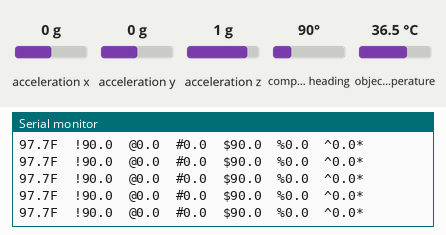
Recording of a sketch running on a simulated Arduino Uno, built with avr-gcc and run on an emulated ATmega328P. Parts: the last lines printed to the serial monitor. The test bench sets the inputs (shaded band); at power-on: object temperature 36.5 °C, acceleration x 0 g, acceleration y 0 g, acceleration z 1 g, compass heading 90°.

Above: at 1.7 s.
1.8 s: object temperature set to 39 °C
At 2.16 s:
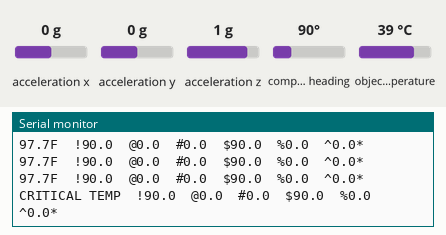
4.0 s: acceleration x set to -1.4 g
At 4.11 s:
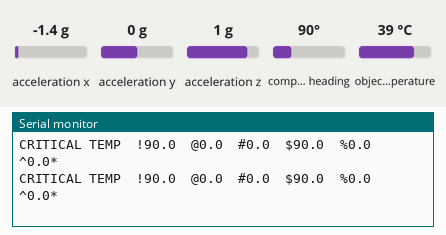
5.5 s: acceleration y set to -1.4 g
At 5.5 s:
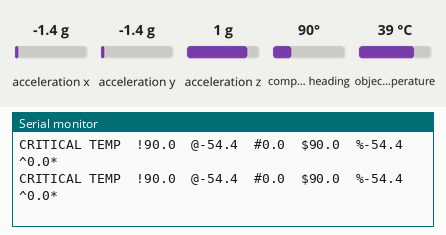
7.0 s: acceleration z set to -1.4 g
At 7.17 s:
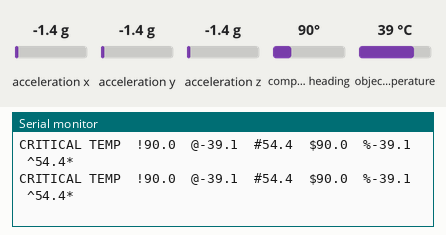
8.5 s: compass heading set to 7°
At 8.57 s:
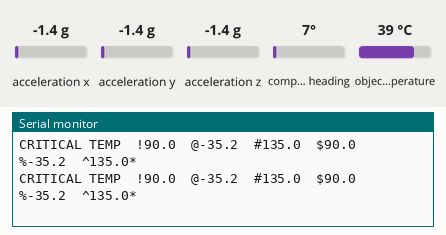
Timing chart, 0 to 11.0 s (numbered marks = the images above; inputs shaded):
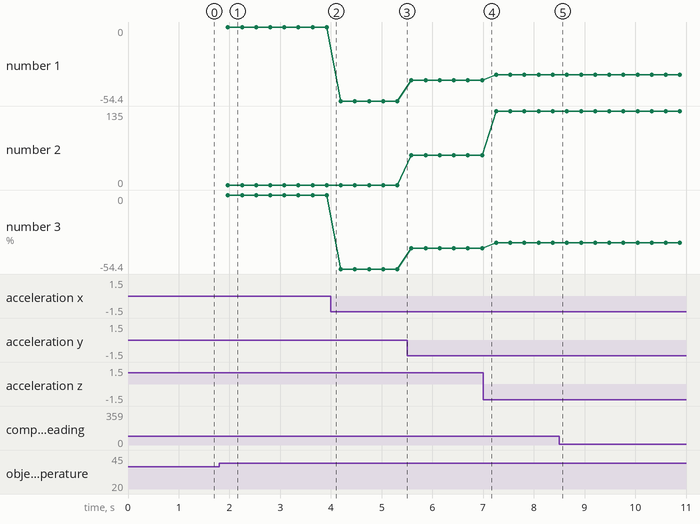

Measured:
- after the input at 1.8 s, the serial monitor: prints a new line after 0.17 s (image 1)
- plotted number 1: 0 → -54.4 after the input at 4.0 s, -54.4 → -39.1 after the input at 5.5 s, -39.1 → -35.2 after the input at 7.0 s
- plotted number 2: 0 → 54.4 after the input at 5.5 s, 54.4 → 135 after the input at 7.0 s
- plotted number 3: 0 → -54.4 after the input at 4.0 s, -54.4 → -39.1 after the input at 5.5 s, -39.1 → -35.2 after the input at 7.0 s

The sketch:

UCD_HyperLynx_sensorData.ino
```cpp
/**************************************************************
 * Program: UDC_HyperLynx_sensorData                          *
 * Author:  Patrick Tafoya                                    *
 * Purpose: Utilize I2C protocol to read and communicate      *
 *          data from the Pod low voltage control system.     *
 *          Sensors include:                                  *
 *            MLX90614 IR Thermometer (2)                     *
 *            BNO055 9-axis Abs. Orientation (2)              *
 *            BME280 Pressure Sensor (2)                      *
 *            AttoPilot Voltage and Current sensor (1)        *
 *************************************************************/
#include <Wire.h> //Arduino I2C
#include <Adafruit_Sensor.h>  //Adafruit Unified sensor library
#include <SparkFunMLX90614.h> //IR THERM
#include <Adafruit_BNO055.h>  //BNO055-IMU
#include <Adafruit_BME280.h>
#include <utility/imumaths.h>

#define IR_ID 0x5B
#define BME280_ADDRESS_A 0x77
#define BME280_ADDRESS_B 0x76

const int dataArraySize = 5;
const int lostConnectionAbort = 1000;
const int checkConnection = 10;

IRTherm IR_temp;  //Object for IR therm
Adafruit_BNO055 IMU_nose = Adafruit_BNO055(55, BNO055_ADDRESS_A); //Object for IMU_nose
Adafruit_BNO055 IMU_tail = Adafruit_BNO055(55, BNO055_ADDRESS_B); //Object for IMU_tail
//Adafruit_BME280 PV_1 = Adafruit_BME280(BME280_ADDRESS_A); //Object for pressure sensor in PV_1
//Adafruit_BME280 PV_2 = Adafruit_BME280(BME280_ADDRESS_B); //Object for pressure sensor in PV_2

//IR Therm
float rawTemp[dataArraySize] = {0};
float filteredTemp;
//BNO055 Nose
float noseX[dataArraySize] = {0};
float filteredNoseX;
float noseY[dataArraySize] = {0};
float filteredNoseY;
float noseZ[dataArraySize] = {0};
float filteredNoseZ;
//BNO055 Tail
float tailX[dataArraySize] = {0};
float filteredTailX;
float tailY[dataArraySize] = {0};
float filteredTailY;
float tailZ[dataArraySize] = {0};
float filteredTailZ;

//FUNCTION HEADER
float medianFilter(float unfilteredData[], int dataArraySize);
void sort(float a[], unsigned int arraySize);
void connectionLost(void);

void setup() {
  Serial.begin(115200);
  sensorSetup();
}

void loop() {
  int currentIndex = 0; //Set/reset index for median filter

  do{
    //Check connection to IR Thermometer
    if(IR_temp.read())
    {
      rawTemp[currentIndex] = IR_temp.object();
      filteredTemp = medianFilter(rawTemp, dataArraySize);
    }
    else{
      //If connection is lost, abort after 1s
      connectionLost();
    }
    sensors_event_t event;
    if(IMU_nose.getEvent(&event)){
      noseX[currentIndex] = (float)event.orientation.x;
      filteredNoseX = medianFilter(noseX, dataArraySize);
      noseY[currentIndex] = (float)event.orientation.y;
      filteredNoseY = medianFilter(noseY, dataArraySize);
      noseZ[currentIndex] = (float)event.orientation.z;
      filteredNoseZ = medianFilter(noseZ, dataArraySize);
    }
    if(IMU_tail.getEvent(&event)){
      tailX[currentIndex] = (float)event.orientation.x;
      filteredTailX = medianFilter(tailX, dataArraySize);
      tailY[currentIndex] = (float)event.orientation.y;
      filteredTailY = medianFilter(tailY, dataArraySize);
      tailZ[currentIndex] = (float)event.orientation.z;
      filteredTailZ = medianFilter(tailZ, dataArraySize);
    }
    currentIndex++;
    delay(10);
  }
  while(currentIndex < dataArraySize);

  if(filteredTemp > 101.0){
    Serial.print("CRITICAL TEMP");
  }
  else{
    Serial.print(filteredTemp, 1);
    Serial.print("F");
    }
  Serial.print("\t");
  Serial.print("!");//Processing Flag
  Serial.print(filteredNoseX, 1);
  Serial.print("\t");
  Serial.print("@");//Processing Flag
  Serial.print(filteredNoseY, 1);
  Serial.print("\t");
  Serial.print("#");//Processing Flag
  Serial.print(filteredNoseZ, 1);
  Serial.print("\t");
  Serial.print("$");//Processing Flag
  Serial.print(filteredTailX, 1);
  Serial.print("\t");
  Serial.print("%");//Processing Flag
  Serial.print(filteredTailY, 1);
  Serial.print("\t");
  Serial.print("^");//Processing Flag
  Serial.print(filteredTailZ, 1);
  Serial.println("*");//Processing Flag

  delay(200);
}

void sensorSetup(void)
 {
  if(!IMU_nose.begin()){
    Serial.println("Connection ERROR with IMU_nose");
    while(1);
    }
  else if(!IMU_tail.begin()){
    Serial.println("Connection ERROR with IMU_tail");
    while(1);
  }
  else if(!IR_temp.begin(IR_ID)){
    Serial.println("Connection ERROR with IR Therm");
    while(1);
  }
  /*
  else if(!PV_1.begin()){
    Serial.println("Connection ERROR with PV_1");
    while(1);
  }
  else if (!PV_2.begin()){
    Serial.println("Connection ERROR with PV_2");
    while(1);
  }
  /*
  else if(!analogRead(A0)){
    Serial.println("Connection ERROR with Voltage sensor");
  }
  else if(!analogRead(A1)){
    Serial.println("Connection ERROR with Current sensor");
  }*/
  else{
    IR_temp.setUnit(TEMP_F);
    Serial.println("All sensors Ready");
    delay(500);
  }
 }

 void sort(float a[], unsigned int arraySize){
  // implement sort

{
    //sort array in increasing numerical order
    //use to find median value
    for(int outer = 0; outer < arraySize; outer++)
    {
        for(int inner = 1; inner < arraySize; inner++)
        {
            if(a[outer] < a[inner])
            {
                int temp = a[outer];
                a[outer] = a[inner];
                a[inner] = temp;
            }
        }
    }
  }
}

float medianFilter(float unfilteredData[], int dataArraySize){
  // locally declare array to store filtered data
  float filteredData[dataArraySize];
  // copy the contents of rawData to filtered data
  // do not want to sort the unfiltered Data, it is read only
  for(int i = 0; i < dataArraySize; i++){
    filteredData[i] = unfilteredData[i];
  }
  // sort the filterData array elements into ascending order
  sort(filteredData, dataArraySize);
  // The median element is stored in the middle position
  return filteredData[2];
 }

void connectionLost(void){
  //Begin timer upon lost connection
  unsigned long timeStart = millis();
  sensors_event_t event;
  //Continue timer while checking for connection
  while(!IR_temp.read() || !IMU_nose.getEvent(&event) || !IMU_tail.getEvent(&event)){
    unsigned long timeEnd = millis();
    delay(checkConnection);
    //Check duration of lost connection
    if((timeEnd - timeStart) > lostConnectionAbort){
      Serial.println("Sensor connection lost");
      while(1);
    }
  }
 }
```
